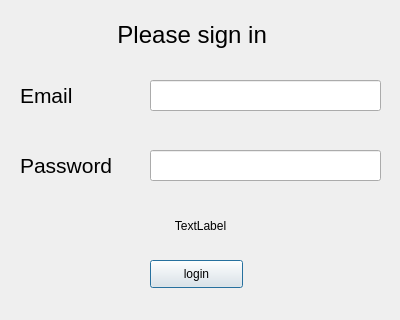
<?xml version="1.0" encoding="UTF-8"?>
<ui version="4.0">
 <class>Dialog</class>
 <widget class="QDialog" name="Dialog">
  <property name="geometry">
   <rect>
    <x>0</x>
    <y>0</y>
    <width>400</width>
    <height>320</height>
   </rect>
  </property>
  <property name="windowTitle">
   <string>Dialog</string>
  </property>
  <property name="styleSheet">
   <string notr="true"/>
  </property>
  <widget class="QLabel" name="label">
   <property name="geometry">
    <rect>
     <x>20</x>
     <y>70</y>
     <width>71</width>
     <height>51</height>
    </rect>
   </property>
   <property name="text">
    <string>&lt;html&gt;&lt;head/&gt;&lt;body&gt;&lt;p&gt;&lt;span style=&quot; font-size:16pt;&quot;&gt;Email&lt;/span&gt;&lt;/p&gt;&lt;/body&gt;&lt;/html&gt;</string>
   </property>
  </widget>
  <widget class="QLabel" name="label_2">
   <property name="geometry">
    <rect>
     <x>90</x>
     <y>10</y>
     <width>211</width>
     <height>51</height>
    </rect>
   </property>
   <property name="text">
    <string>&lt;html&gt;&lt;head/&gt;&lt;body&gt;&lt;p align=&quot;center&quot;&gt;&lt;span style=&quot; font-size:18pt;&quot;&gt;Please sign in &lt;/span&gt;&lt;/p&gt;&lt;/body&gt;&lt;/html&gt;</string>
   </property>
  </widget>
  <widget class="QLabel" name="label_3">
   <property name="geometry">
    <rect>
     <x>20</x>
     <y>140</y>
     <width>131</width>
     <height>51</height>
    </rect>
   </property>
   <property name="text">
    <string>&lt;html&gt;&lt;head/&gt;&lt;body&gt;&lt;p&gt;&lt;span style=&quot; font-size:16pt;&quot;&gt;Password&lt;/span&gt;&lt;/p&gt;&lt;/body&gt;&lt;/html&gt;</string>
   </property>
  </widget>
  <widget class="QLineEdit" name="email">
   <property name="geometry">
    <rect>
     <x>150</x>
     <y>80</y>
     <width>231</width>
     <height>31</height>
    </rect>
   </property>
  </widget>
  <widget class="QLineEdit" name="password">
   <property name="geometry">
    <rect>
     <x>150</x>
     <y>150</y>
     <width>231</width>
     <height>31</height>
    </rect>
   </property>
  </widget>
  <widget class="QPushButton" name="loginbutton">
   <property name="geometry">
    <rect>
     <x>150</x>
     <y>260</y>
     <width>93</width>
     <height>28</height>
    </rect>
   </property>
   <property name="text">
    <string>login</string>
   </property>
  </widget>
  <widget class="QLabel" name="endmessage">
   <property name="geometry">
    <rect>
     <x>20</x>
     <y>210</y>
     <width>361</width>
     <height>31</height>
    </rect>
   </property>
   <property name="sizePolicy">
    <sizepolicy hsizetype="Expanding" vsizetype="Expanding">
     <horstretch>0</horstretch>
     <verstretch>0</verstretch>
    </sizepolicy>
   </property>
   <property name="text">
    <string>TextLabel</string>
   </property>
   <property name="alignment">
    <set>Qt::AlignCenter</set>
   </property>
  </widget>
 </widget>
 <resources/>
 <connections/>
</ui>
